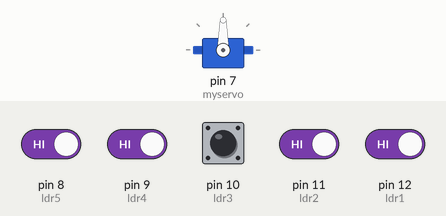
The sketch below on a simulated Arduino Uno, built with avr-gcc and run on an emulated ATmega328P. Shown: servo. The test bench sets the inputs (shaded band); at power-on: pin 8 (ldr5), pin 9 (ldr4), pin 10 (ldr3), pin 11 (ldr2), pin 12 (ldr1) HIGH.

Above: at 1.2 s.
1.3 s: pin 8 (ldr5) driven LOW
At 2.3 s:
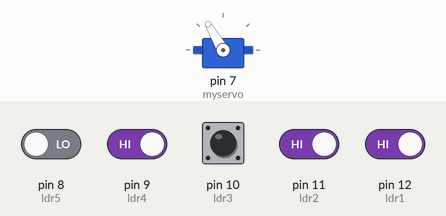
2.8 s: pin 9 (ldr4) driven LOW
At 3.4 s:
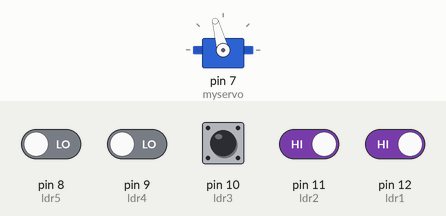
4.3 s: pin 11 (ldr2) driven LOW
At 4.6 s:
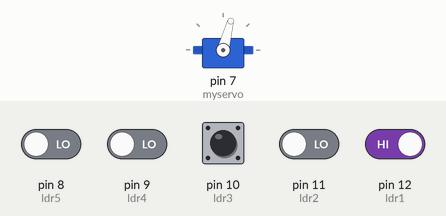
5.8 s: pin 12 (ldr1) driven LOW
At 6.9 s:
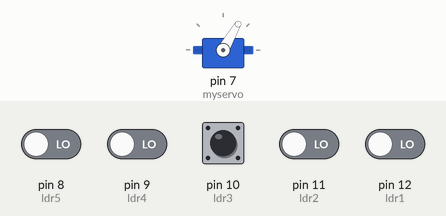
Timing chart, 0 to 8.3 s (numbered marks = the images above; inputs shaded):
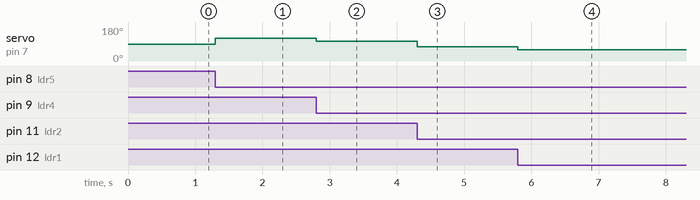

Measured:
- after the input at 1.3 s, servo on pin 7 (myservo): 90° → 120° at once
- after the input at 2.8 s, servo on pin 7 (myservo): 120° → 105° at once
- after the input at 4.3 s, servo on pin 7 (myservo): 105° → 75° at once
- after the input at 5.8 s, servo on pin 7 (myservo): 75° → 60° at once

The sketch:

sel_surya_dengan_servo.ino
```cpp
#include <Servo.h>

Servo myservo;

const int ldr1 = 12;
const int ldr2 = 11;
const int ldr3 = 10;
const int ldr4 = 9;
const int ldr5 = 8;

void setup() {
  myservo.attach(7);
  Serial.begin(9600);

  pinMode(ldr1, INPUT);
  pinMode(ldr2, INPUT);
  pinMode(ldr3, INPUT);
  pinMode(ldr4, INPUT);
  pinMode(ldr5, INPUT);
}

void loop() {
  int pinDig12 = digitalRead(ldr1);
  int pinDig11 = digitalRead(ldr2);
  int pinDig10 = digitalRead(ldr3);
  int pinDig9 = digitalRead(ldr4);
  int pinDig8 = digitalRead(ldr5);

  if(pinDig12 == LOW){
    myservo.write(60);
  }
  else if(pinDig11 == LOW){
    myservo.write(75);
  }
  else if(pinDig11 == LOW && pinDig12 == LOW){
    myservo.write(68);
  }
  else if(pinDig10 == LOW){
    myservo.write(90);
  }
  else if(pinDig10 == LOW && pinDig11 == LOW){
    myservo.write(83);
  }
  else if(pinDig9 == LOW){
    myservo.write(105);
  }
  else if(pinDig10 == LOW && pinDig9 == LOW){
    myservo.write(98);
  }
  else if(pinDig8 == LOW){
    myservo.write(120);
  }
  else if(pinDig8 == LOW && pinDig9 == LOW){
    myservo.write(113);
  }
  }
```
